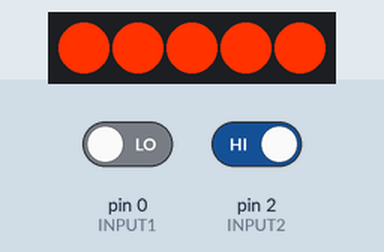
Simulated run of this sketch. Board: Arduino Uno, built with avr-gcc and run on an emulated ATmega328P. Parts: 5 RGB LEDs in strip order, left to right. The test bench sets the inputs (shaded band); at power-on: pin 0 (INPUT1) LOW, pin 2 (INPUT2) HIGH.

Above: at 2.3 s.
2.4 s: pin 0 (INPUT1) driven HIGH
At 3.15 s:
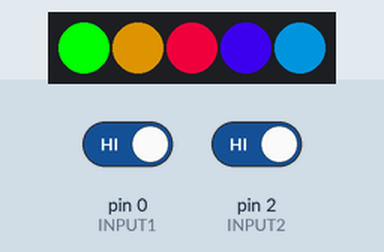
5.4 s: pin 2 (INPUT2) driven LOW
At 6.3 s:
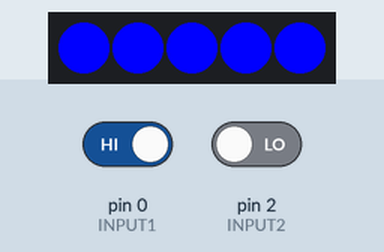
7.2 s: pin 2 (INPUT2) driven HIGH
At 9.16 s:
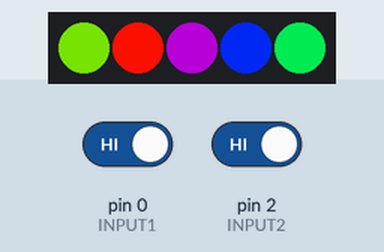
Timing chart, 0 to 23.7 s (numbered marks = the images above; inputs shaded):
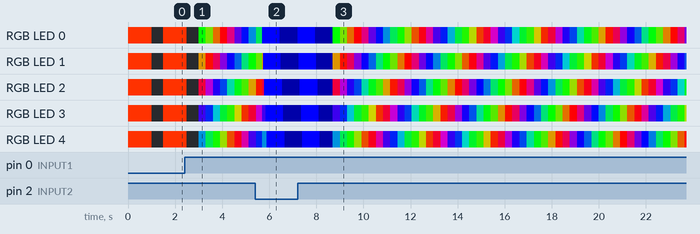

Measured:
- after the input at 2.4 s, the LEDs: first differ from a run without the input after 0.60 s (image 1)
- after the input at 5.4 s, the LEDs: first differ from a run without the input after 0.30 s (image 2 shows a later state)
- after the input at 7.2 s, the LEDs: first differ from a run without the input after 1.5 s (image 3 shows a later state)
- what the display in image 2 shows lasts 0.5 s, from 5.9 s to 6.4 s

The sketch:

gemma_dog.ino
```cpp
//Created by building on top of Adafruit example.
#include <Adafruit_NeoPixel.h>

#define PIN            1
#define NUMPIXELS      5
#define INPUT1         0
#define INPUT2         2
Adafruit_NeoPixel pixels = Adafruit_NeoPixel(NUMPIXELS, PIN, NEO_GRB + NEO_KHZ800);

void setup() {
  pixels.begin();
  pixels.show();
  pinMode(INPUT1, INPUT);
  pinMode(INPUT2, INPUT);
}

// Input a value 0 to 255 to get a color value.
// The colours are a transition r - g - b - back to r.
uint32_t Wheel(byte WheelPos) {
  if(WheelPos < 85) {
   return pixels.Color(WheelPos * 3, 255 - WheelPos * 3, 0);
  } else if(WheelPos < 170) {
   WheelPos -= 85;
   return pixels.Color(255 - WheelPos * 3, 0, WheelPos * 3);
  } else {
   WheelPos -= 170;
   return pixels.Color(0, WheelPos * 3, 255 - WheelPos * 3);
  }
}

void rainbowCycle(uint8_t wait) {
  uint16_t i, j;

  for(j=0; j<256*1; j++) { // 5 cycles of all colors on wheel
    for(i=0; i< pixels.numPixels(); i++) {
      pixels.setPixelColor(i, Wheel(((i * 256 / pixels.numPixels()) + j) & 255));
    }
    pixels.show();
    delay(wait);
  }
}

void setAll(uint32_t c){
  int i;
  for(i=0; i<pixels.numPixels(); i++) {
      pixels.setPixelColor(i, c);
  }
  pixels.show();
}

void rainbow(uint8_t wait) {
  uint16_t i, j;

  for(j=0; j<256; j++) {
    for(i=0; i<pixels.numPixels(); i++) {
      pixels.setPixelColor(i, Wheel((i+j) & 255));
    }
    pixels.show();
    delay(wait);
  }
}

void colorWipe(uint32_t c, uint8_t wait) {
  for(uint16_t i=0; i<pixels.numPixels(); i++) {
      pixels.setPixelColor(i, c);
      pixels.show();
      delay(wait);
  }
}

//-----------------------Setup stuff above---------------

//To set a single pixel to a colour, use pixels.setPixelColor(3, pixels.Color(0,10,0));
//The 3 is the pixel number (don't forget they start at 0!!)
//To then display the pixel change, add this below pixels.show();

//To wait for a period of time, use delay(1000);    The 1000 is miliseconds (1000 is 1 second)


//2 other functions you may want to use is setAll() and colourWipe()
//setAll does just that, sets all the pixels to a single colour in 1 go. To use
//setAll(pixels.Color(255, 0, 0));    where the 3 numbers are the colours

//colorWipe is used to turn each pixel to that colour one after each other.
//colorWipe(pixels.Color(255, 0, 0), 50);     The 50 is the delay between the colours in miliseconds


//pixels.setPixelColor(3, pixels.Color(0,10,0));  pixels.show();
//setAll(pixels.Color(255, 0, 0));
//colorWipe(pixels.Color(255, 0, 0), 50);
//delay(1000);


//To use any of the code above, remember to remove the // in front of each command!

void loop() {

  if (digitalRead(INPUT1) == HIGH && digitalRead(INPUT2) == LOW) {
    colorWipe(pixels.Color(0, 0, 255), 50);
    delay(500);
    colorWipe(pixels.Color(0, 0, 300), 50);
    delay(500);
  }

  if (digitalRead(INPUT1) == LOW && digitalRead(INPUT2) == HIGH) {

  setAll(pixels.Color(255, 50, 0));
  delay(1000);
  setAll(pixels.Color(0, 0, 0));
  delay(500);
  }

  if (digitalRead(INPUT1) == HIGH && digitalRead(INPUT2) == HIGH) {
    rainbowCycle(10);
  }

  if (digitalRead(INPUT1) == LOW && digitalRead(INPUT2) == LOW) {
    setAll(pixels.Color(0, 0, 0));
  }


}
```
